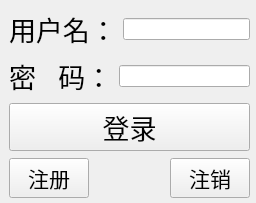
<?xml version="1.0" encoding="UTF-8"?>
<ui version="4.0">
 <class>TcpClient</class>
 <widget class="QWidget" name="TcpClient">
  <property name="geometry">
   <rect>
    <x>0</x>
    <y>0</y>
    <width>256</width>
    <height>203</height>
   </rect>
  </property>
  <property name="windowTitle">
   <string>TcpClient</string>
  </property>
  <widget class="QWidget" name="">
   <property name="geometry">
    <rect>
     <x>9</x>
     <y>8</y>
     <width>241</width>
     <height>191</height>
    </rect>
   </property>
   <layout class="QVBoxLayout" name="verticalLayout">
    <item>
     <layout class="QHBoxLayout" name="horizontalLayout">
      <item>
       <widget class="QLabel" name="name_lab">
        <property name="font">
         <font>
          <pointsize>20</pointsize>
         </font>
        </property>
        <property name="text">
         <string>用户名：</string>
        </property>
       </widget>
      </item>
      <item>
       <widget class="QLineEdit" name="name_le"/>
      </item>
     </layout>
    </item>
    <item>
     <layout class="QHBoxLayout" name="horizontalLayout_2">
      <item>
       <widget class="QLabel" name="pwd_lab">
        <property name="font">
         <font>
          <pointsize>20</pointsize>
         </font>
        </property>
        <property name="text">
         <string>密   码：</string>
        </property>
       </widget>
      </item>
      <item>
       <widget class="QLineEdit" name="pwd_le">
        <property name="echoMode">
         <enum>QLineEdit::EchoMode::Password</enum>
        </property>
       </widget>
      </item>
     </layout>
    </item>
    <item>
     <widget class="QPushButton" name="login_pb">
      <property name="font">
       <font>
        <pointsize>20</pointsize>
       </font>
      </property>
      <property name="text">
       <string>登录</string>
      </property>
     </widget>
    </item>
    <item>
     <layout class="QHBoxLayout" name="horizontalLayout_3">
      <item>
       <widget class="QPushButton" name="regist_pb">
        <property name="font">
         <font>
          <pointsize>16</pointsize>
         </font>
        </property>
        <property name="text">
         <string>注册</string>
        </property>
       </widget>
      </item>
      <item>
       <spacer name="horizontalSpacer">
        <property name="orientation">
         <enum>Qt::Orientation::Horizontal</enum>
        </property>
        <property name="sizeHint" stdset="0">
         <size>
          <width>68</width>
          <height>20</height>
         </size>
        </property>
       </spacer>
      </item>
      <item>
       <widget class="QPushButton" name="cancel_pb">
        <property name="font">
         <font>
          <pointsize>16</pointsize>
         </font>
        </property>
        <property name="text">
         <string>注销</string>
        </property>
       </widget>
      </item>
     </layout>
    </item>
   </layout>
  </widget>
 </widget>
 <resources/>
 <connections/>
</ui>
